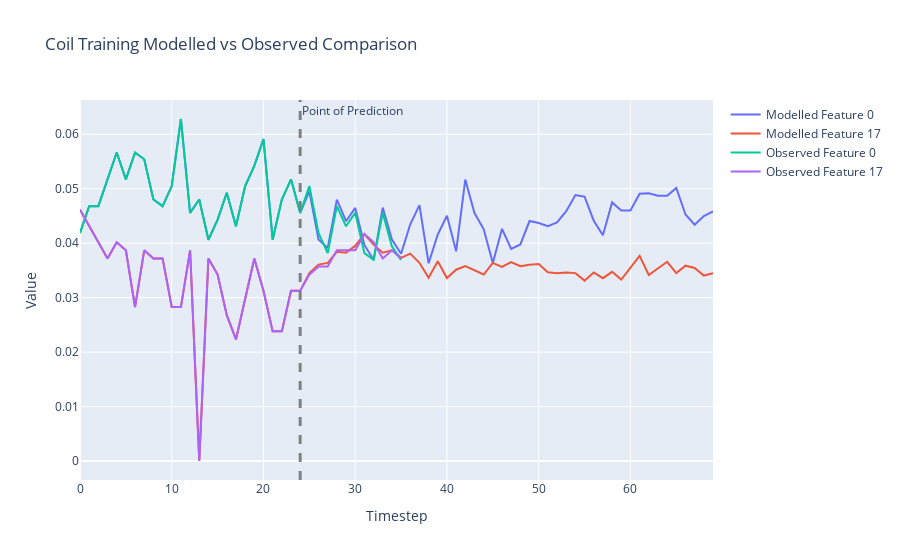

The notebook cell saved with this chart:
### Markdown cell above
## Coil Predictions vs Observed

### Code cell
states = []
# Select the batch we want to make predictions for
batch = 10

# After what step do we want the coil to start making its own predictions?
prediction_step = 24

# What features do we want to plot?
feature_sel = [0,17]

# Grab starting state tensor
state_tensor = X[:,0,:]

# How many steps do we want to run the coil overall?
max_steps = 70

states.append(state_tensor[batch,feature_sel])
batch_size = X.shape[0]
transition_tensor = torch.softmax(torch.zeros(batch_size, n_features, n_features), dim = 1).to("cuda")
for step_state in range(1,max_steps):
    state_tensor, transition_tensor = model.step_coil(state_tensor, transition_tensor)
    if step_state <= prediction_step:
        state_tensor = X[:,step_state,:]
    states.append(state_tensor[batch,feature_sel])
    
# Move state dynamics to CPU
data = [row.to('cpu').detach().numpy() for row in states]
traces = list(zip(*data))

# Create the figure and add traces
fig = go.Figure()

# Plotting
for i, trace in enumerate(traces):
    model_trace = go.Scatter(y=trace, mode='lines', name=f'Modelled Feature {feature_sel[i]}')
    fig.add_trace(model_trace)
    
    
# Get observed data to CPU and plot
data = X[batch,:,feature_sel].to('cpu')
# Transpose the data to get 5 traces
traces = list(zip(*data))

# Plotting
for i, trace in enumerate(traces):
    obs_trace = go.Scatter(y=trace, mode='lines', name=f'Observed Feature {feature_sel[i]}')
    fig.add_trace(obs_trace)
    
# Add Line highlighting when the coil becomes responsible for its own predictions
fig.add_vline(x=prediction_step, line_width=3, line_dash="dash", line_color="grey", annotation_text='Point of Prediction')    

# Add title and labels
fig.update_layout(title=f'Coil Training Modelled vs Observed Comparison',
                    xaxis_title='Timestep',
                    yaxis_title='Value')

# Show the figure
fig.show()

### Figure 1 — Plotly figure (JSON) as saved in the notebook; plotly's stock layout.template omitted (floating-point values rounded to 4 significant figures)
{"data": [{"mode": "lines", "name": "Modelled Feature 0", "type": "scatter", "y": [0.04187, 0.0468, 0.0468, 0.05172, 0.05665, 0.05172, 0.05665, 0.05542, 0.04803, 0.0468, 0.05049, 0.06281, 0.04557, 0.04803, 0.04064, 0.04433, 0.04926, 0.0431, 0.05049, 0.05419, 0.05911, 0.04064, 0.04803, 0.05172, 0.04557, 0.04951, 0.04067, 0.03911, 0.04799, 0.04404, 0.04647, 0.03967, 0.03691, 0.04653, 0.04066, 0.03807, 0.04347, 0.04698, 0.03632, 0.0416, 0.04503, 0.03851, 0.05167, 0.04555, 0.04259, 0.03637, 0.04264, 0.03894, 0.03977, 0.04407, 0.04371, 0.04314, 0.0438, 0.04587, 0.04883, 0.04854, 0.04413, 0.04147, 0.04749, 0.04601, 0.04601, 0.0491, 0.04916, 0.04872, 0.04872, 0.05015, 0.04526, 0.04339, 0.04499, 0.04585]}, {"mode": "lines", "name": "Modelled Feature 17", "type": "scatter", "y": [0.04613, 0.04315, 0.04018, 0.0372, 0.04018, 0.03869, 0.02827, 0.03869, 0.0372, 0.0372, 0.02827, 0.02827, 0.03869, 0, 0.0372, 0.03423, 0.02679, 0.02232, 0.02976, 0.0372, 0.03125, 0.02381, 0.02381, 0.03125, 0.03125, 0.0345, 0.03606, 0.03638, 0.03841, 0.03826, 0.0395, 0.04168, 0.03973, 0.03824, 0.0387, 0.0373, 0.03808, 0.03639, 0.03365, 0.03668, 0.0336, 0.03513, 0.03581, 0.03503, 0.03425, 0.03638, 0.03565, 0.03651, 0.03578, 0.03605, 0.03619, 0.03465, 0.0345, 0.03462, 0.03451, 0.03313, 0.03463, 0.03357, 0.03474, 0.03331, 0.03561, 0.03768, 0.03415, 0.03539, 0.03659, 0.03452, 0.03587, 0.03545, 0.03405, 0.03448]}, {"mode": "lines", "name": "Observed Feature 0", "type": "scatter", "y": [0.04187, 0.0468, 0.0468, 0.05172, 0.05665, 0.05172, 0.05665, 0.05542, 0.04803, 0.0468, 0.05049, 0.06281, 0.04557, 0.04803, 0.04064, 0.04433, 0.04926, 0.0431, 0.05049, 0.05419, 0.05911, 0.04064, 0.04803, 0.05172, 0.04557, 0.05049, 0.04187, 0.03818, 0.0468, 0.0431, 0.04557, 0.03818, 0.03695, 0.04557, 0.03941, 0.03695]}, {"mode": "lines", "name": "Observed Feature 17", "type": "scatter", "y": [0.04613, 0.04315, 0.04018, 0.0372, 0.04018, 0.03869, 0.02827, 0.03869, 0.0372, 0.0372, 0.02827, 0.02827, 0.03869, 0, 0.0372, 0.03423, 0.02679, 0.02232, 0.02976, 0.0372, 0.03125, 0.02381, 0.02381, 0.03125, 0.03125, 0.03423, 0.03571, 0.03571, 0.03869, 0.03869, 0.03869, 0.04167, 0.04018, 0.0372, 0.03869, 0.0372]}], "layout": {"annotations": [{"showarrow": false, "text": "Point of Prediction", "x": 24, "xanchor": "left", "xref": "x", "y": 1, "yanchor": "top", "yref": "y domain"}], "shapes": [{"line": {"color": "grey", "dash": "dash", "width": 3}, "type": "line", "x0": 24, "x1": 24, "xref": "x", "y0": 0, "y1": 1, "yref": "y domain"}], "title": {"text": "Coil Training Modelled vs Observed Comparison"}, "xaxis": {"title": {"text": "Timestep"}}, "yaxis": {"title": {"text": "Value"}}}}
